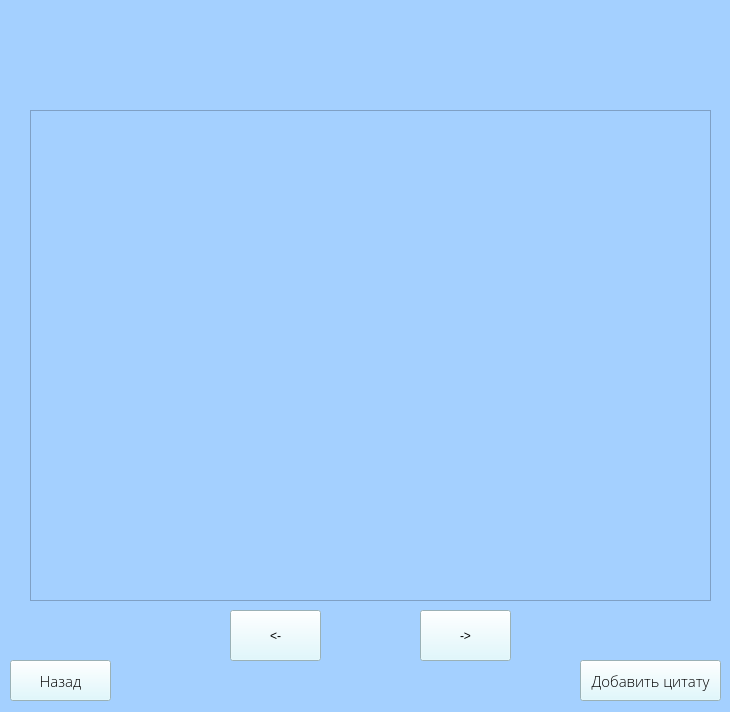
<?xml version="1.0" encoding="UTF-8"?>
<ui version="4.0">
 <class>Form</class>
 <widget class="QWidget" name="Form">
  <property name="geometry">
   <rect>
    <x>0</x>
    <y>0</y>
    <width>730</width>
    <height>712</height>
   </rect>
  </property>
  <property name="windowTitle">
   <string>Form</string>
  </property>
  <property name="styleSheet">
   <string notr="true">background-color: rgb(164, 208, 255);</string>
  </property>
  <widget class="QPlainTextEdit" name="text">
   <property name="geometry">
    <rect>
     <x>30</x>
     <y>110</y>
     <width>681</width>
     <height>491</height>
    </rect>
   </property>
   <property name="font">
    <font>
     <family>Open Sans Light</family>
     <pointsize>10</pointsize>
    </font>
   </property>
  </widget>
  <widget class="QLabel" name="page_num_lbl">
   <property name="geometry">
    <rect>
     <x>340</x>
     <y>610</y>
     <width>61</width>
     <height>51</height>
    </rect>
   </property>
   <property name="font">
    <font>
     <family>Open Sans Light</family>
     <pointsize>10</pointsize>
    </font>
   </property>
   <property name="text">
    <string/>
   </property>
  </widget>
  <widget class="QPushButton" name="prev_page_btn">
   <property name="geometry">
    <rect>
     <x>230</x>
     <y>610</y>
     <width>91</width>
     <height>51</height>
    </rect>
   </property>
   <property name="styleSheet">
    <string notr="true">background-color: rgb(216, 248, 255);</string>
   </property>
   <property name="text">
    <string>&lt;-</string>
   </property>
  </widget>
  <widget class="QPushButton" name="next_page_btn">
   <property name="geometry">
    <rect>
     <x>420</x>
     <y>610</y>
     <width>91</width>
     <height>51</height>
    </rect>
   </property>
   <property name="styleSheet">
    <string notr="true">background-color: rgb(216, 248, 255);</string>
   </property>
   <property name="text">
    <string>-&gt;</string>
   </property>
  </widget>
  <widget class="QLabel" name="book_name_lbl">
   <property name="geometry">
    <rect>
     <x>40</x>
     <y>30</y>
     <width>661</width>
     <height>61</height>
    </rect>
   </property>
   <property name="font">
    <font>
     <family>Open Sans Light</family>
     <pointsize>16</pointsize>
    </font>
   </property>
   <property name="text">
    <string/>
   </property>
  </widget>
  <widget class="QPushButton" name="back_btn">
   <property name="geometry">
    <rect>
     <x>10</x>
     <y>660</y>
     <width>101</width>
     <height>41</height>
    </rect>
   </property>
   <property name="font">
    <font>
     <family>Open Sans Light</family>
     <pointsize>11</pointsize>
    </font>
   </property>
   <property name="styleSheet">
    <string notr="true">background-color: rgb(216, 248, 255);</string>
   </property>
   <property name="text">
    <string>Назад</string>
   </property>
  </widget>
  <widget class="QPushButton" name="add_quote_btn">
   <property name="geometry">
    <rect>
     <x>580</x>
     <y>660</y>
     <width>141</width>
     <height>41</height>
    </rect>
   </property>
   <property name="font">
    <font>
     <family>Open Sans Light</family>
     <pointsize>11</pointsize>
    </font>
   </property>
   <property name="styleSheet">
    <string notr="true">background-color: rgb(216, 248, 255);</string>
   </property>
   <property name="text">
    <string>Добавить цитату</string>
   </property>
  </widget>
 </widget>
 <resources/>
 <connections/>
</ui>
